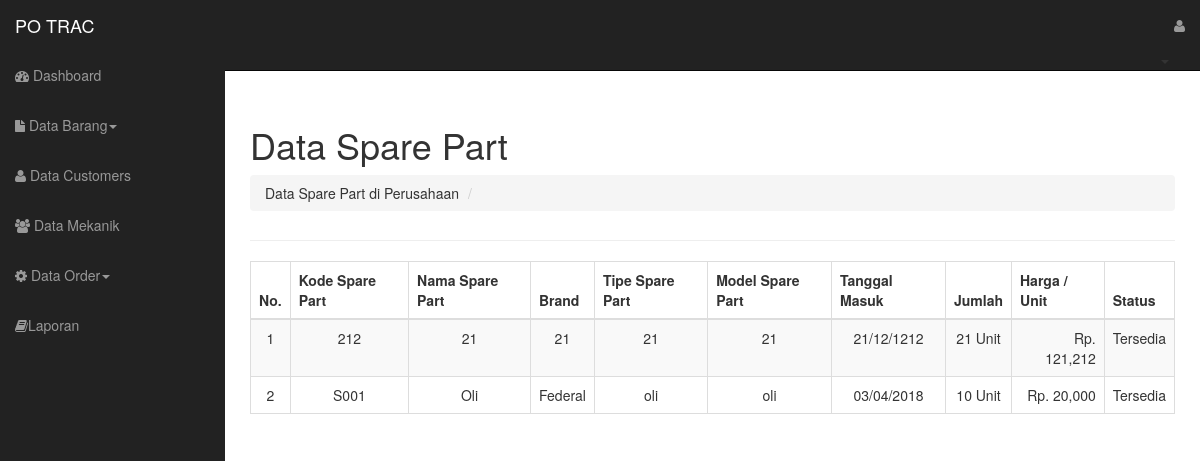
The page /home.php?page=data_sp on the database its author committed.
### tables this page shows
CREATE TABLE `tbl_sparepart` (
  `id_sp` int(6) NOT NULL,
  `kode_sp` varchar(30) NOT NULL,
  `nama_sp` varchar(40) NOT NULL,
  `brand_sp` varchar(30) NOT NULL,
  `tipe_sp` varchar(30) NOT NULL,
  `model_sp` varchar(32) NOT NULL,
  `tgl_dtg` date NOT NULL,
  `jumlah_sp` varchar(40) NOT NULL,
  `harga` varchar(23) NOT NULL,
  `status` varchar(40) NOT NULL
);

### models/d_data_sp.php (called while the page is built, shortened)
<?php
class Sparepart
{
	private $mysqli;
	function __construct($conn)
	{
		$this->mysqli = $conn;
	}
	public function tampil ($id = null){
		$db = $this->mysqli->conn;
		$sql = "SELECT * FROM tbl_sparepart";
		$query = $db->query($sql) or die($db->error);
		return $query;
	}
}
?>

### views/data_sp.php (the view, shortened to what this page needs)
   <?php
  include "models/d_data_sp.php";
  $sp = new Sparepart($connection);
  if (@$_GET['act'] == '') {
  ?>
     <div class="page-header">
        <div class="row">
          <div class="col-lg-12">
            <h1>Data Spare Part</h1>
             <ol class="breadcrumb">
              <li></i>Data Spare Part di Perusahaan</a></li>
              <li class="active"><i class="icon-file-alt"></i></li>
            </ol>
              </div>
              </div>
              </div>
        </div>
     <div class="row">
     	<div class="col-lg-12">
			<div class="table-responsive-">
				<table class="table table-bordered table-hover table-striped" id="datatables" >
          <thead>
          <tr>
	        <th width="10">No.</th>
            <th>Kode Spare Part</th>
            <th>Nama Spare Part</th>
            <th>Brand</th>
            <th>Tipe Spare Part</th>
            <th>Model Spare Part</th>
            <th>Tanggal Masuk</th>
            <th>Jumlah</th>
            <th>Harga / Unit</th>
            <th>Status</th>
            </tr>
            </thead>
            <tbody>
            <?php
  			$no = 1;
			$tampil = $sp->tampil();
			while($data = $tampil->fetch_object()){
				?>
   		<tr>
   		<td align="center"><?php echo $no++; ?></td>
   		<td align="center"><?php echo $data->kode_sp; ?></td>
   		<td align="center"><?php echo $data->nama_sp; ?></td>
   		<td align="center"><?php echo $data->brand_sp; ?></td>
   		<td align="center"><?php echo $data->tipe_sp; ?></td>
   		<td align="center"><?php echo $data->model_sp; ?></td>
      <td align="center"><?php echo date('d/m/Y',strtotime($data->tgl_dtg)); ?></td>
   		<td align="center"><?php echo $data->jumlah_sp; ?> Unit</td>
        <td align="right"><?php echo "Rp. ".number_format($data->harga);?></td>
   		<td align="center"><?php
      if($data->status == "1"){
            echo "Tersedia";
          }else if($data->status == "2"){
            echo "Habis";
          }
          ?>    </td>
                </tr>
          <?php
      }
          ?>
         </tbody>
        </table>
			</div>
		</div>
<?php
} else if (@$_GET['act'] == 'del') {
	$sp->hapus($_GET['id']);
	header("location: ?page=data_sp");
}
?>

### asset/css/sb-admin.css (style rules this page uses)
body { margin-top: 50px; }

### rows shown on the page
tbl_sparepart: kode_sp "212", nama_sp "21", brand_sp "21", tipe_sp "21", model_sp "21", tgl_dtg "21/12/1212", jumlah_sp "21", harga "121,212", status "Tersedia"
tbl_sparepart: kode_sp "S001", nama_sp "Oli", brand_sp "Federal", tipe_sp "oli", model_sp "oli", tgl_dtg "03/04/2018", jumlah_sp "10", harga "20,000", status "Tersedia"
